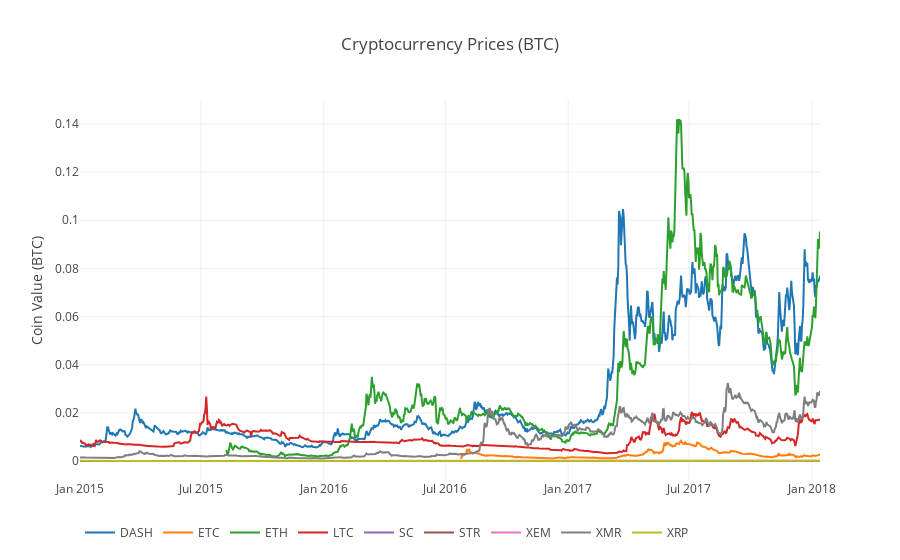

Here is the notebook cell this chart was saved with:
### Markdown cell above
# Chart the prices

### Code cell
# Merge price of each altcoin into single dataframe 
combined_df = merge_dfs_on_column(list(altcoin_data.values()), list(altcoin_data.keys()), 'weightedAverage')

# Chart all of the altocoin prices
df_scatter(combined_df, 'Cryptocurrency Prices (BTC)', seperate_y_axis=False, y_axis_label='Coin Value (BTC)', scale='linear')

### Figure 1 — Plotly figure (JSON) as saved in the notebook; plotly's stock layout.template omitted (floating-point values rounded to 4 significant figures; data arrays with more than 128 entries replaced by an {"elided": "..."} marker saying what was removed)
{"data": [{"name": "DASH", "type": "scatter", "visible": "visible", "x": {"elided": "1109 str values"}, "y": {"elided": "1109 float values"}}, {"name": "ETC", "type": "scatter", "visible": "visible", "x": {"elided": "1109 str values"}, "y": {"elided": "1109 float values"}}, {"name": "ETH", "type": "scatter", "visible": "visible", "x": {"elided": "1109 str values"}, "y": {"elided": "1109 float values"}}, {"name": "LTC", "type": "scatter", "visible": "visible", "x": {"elided": "1109 str values"}, "y": {"elided": "1109 float values"}}, {"name": "SC", "type": "scatter", "visible": "visible", "x": {"elided": "1109 str values"}, "y": {"elided": "1109 float values"}}, {"name": "STR", "type": "scatter", "visible": "visible", "x": {"elided": "1109 str values"}, "y": {"elided": "1109 float values"}}, {"name": "XEM", "type": "scatter", "visible": "visible", "x": {"elided": "1109 str values"}, "y": {"elided": "1109 float values"}}, {"name": "XMR", "type": "scatter", "visible": "visible", "x": {"elided": "1109 str values"}, "y": {"elided": "1109 float values"}}, {"name": "XRP", "type": "scatter", "visible": "visible", "x": {"elided": "1109 str values"}, "y": {"elided": "1109 float values"}}], "layout": {"legend": {"orientation": "h"}, "title": "Cryptocurrency Prices (BTC)", "xaxis": {"type": "date"}, "yaxis": {"showticklabels": true, "title": "Coin Value (BTC)", "type": "linear"}}}
